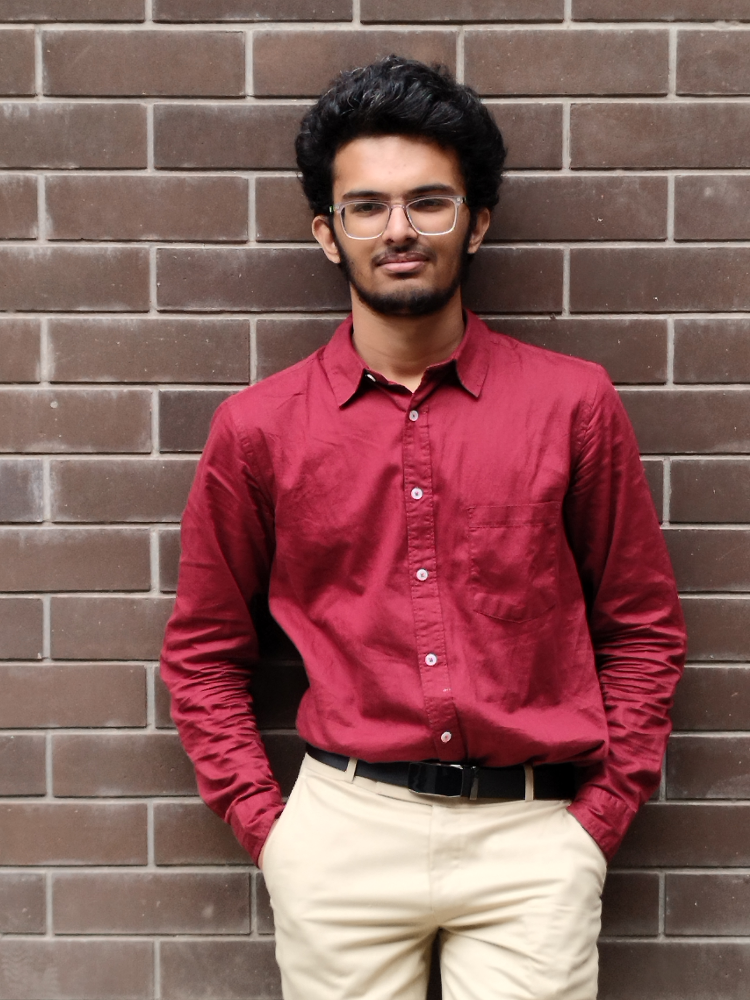
#> input picture Images/1.jpg, 3000 x 4000 px (shown at 1/4 size); its folder holds only this picture in this run
$ python data.py
#> lines starting #> are read from the running program, lines starting #| are printed output that depends on the picture
import csv
import cv2
import os
from datetime import datetime


def add_student():
    with open("student_data.csv", mode="w", newline=""):
        pass
    with open("student_data.csv", mode="a", newline="") as file:
        writer = csv.writer(file)

        image_folder = "Images"
        image_files = sorted(
            os.listdir(image_folder), key=lambda x: int(os.path.splitext(x)[0])
        )

        for i, image_file in enumerate(image_files, start=1):
            image_path = os.path.join(image_folder, image_file)
            img = cv2.imread(image_path)
#> img is the input picture: shape (4000, 3000, 3); mean B, G, R 90.8, 92.5, 136.3

            # Resize image while preserving aspect ratio
            width = 300
            height = int(img.shape[0] * (width / img.shape[1]))
#> height = 400
            img = cv2.resize(img, (width, height))
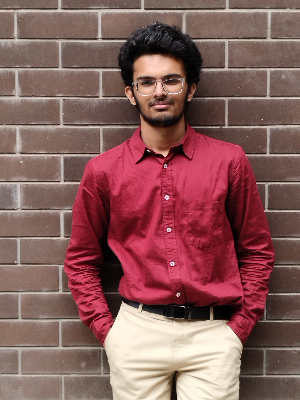
#> img: shape (400, 300, 3); mean B, G, R 90.9, 92.7, 136.5

            # Create window and display image on top
            cv2.namedWindow("Image", cv2.WINDOW_NORMAL)
            cv2.imshow("Image", img)
            cv2.setWindowProperty("Image", cv2.WND_PROP_TOPMOST, 1)
            cv2.resizeWindow("Image", width, height)

            # Wait for key press
            cv2.waitKey(0)

            name = input("Enter student name: ")
#> the answer given: Images/1.jpg
#> (the run stopped early here; a loop or call above may not have finished)

$ run again, on Images/3.png
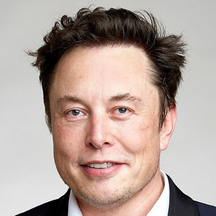
#> input picture Images/3.png, 216 x 216 px
#> in add_student, img is the input picture: shape (216, 216, 3); mean B, G, R 155.1, 162.7, 179.7
#> in add_student, `img = cv2.resize(img, (width, height))`:
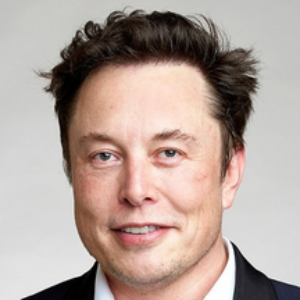
#> img: shape (300, 300, 3); mean B, G, R 154.9, 162.6, 179.5
